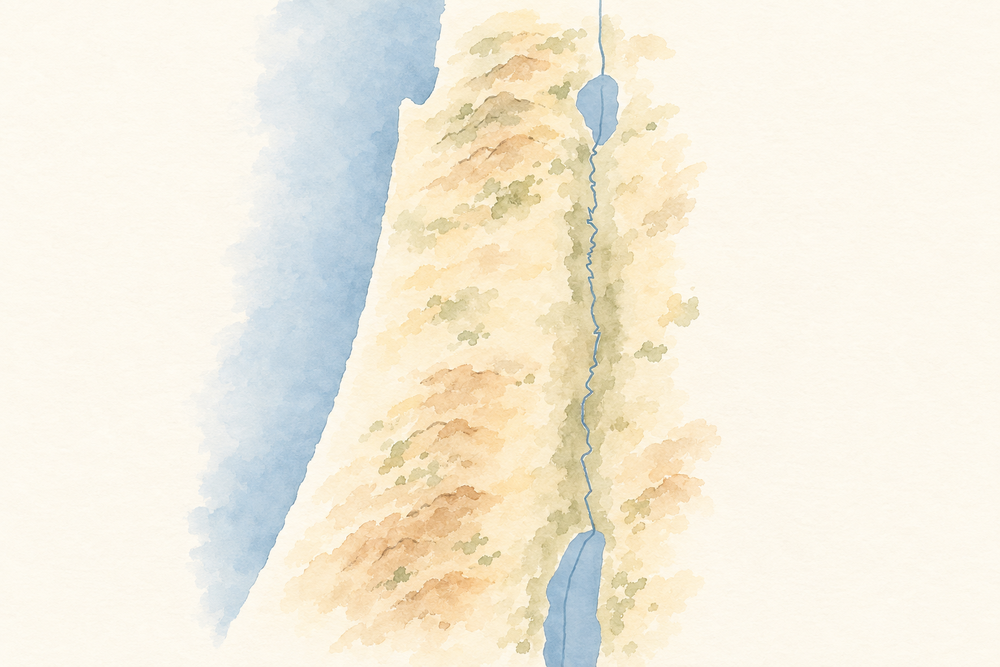
#> input picture ausgabe/struktur/20261028-081642-struktur/karte.png, 1000 x 667 px, shrunk from 1536 x 1024 before the run, found by its file name
$ python -i vignetten.py   (imports and definitions only)
#> lines starting #> are read from the running program, lines starting #| are printed output that depends on the picture; after the words box and inside, x2 and y2 are one past the last pixel; in counts of white or black regions, pixels touching at a corner belong together
#!/usr/bin/env python3
"""Bilder in Strukturbildern aus dem Bildlexikon (Rückmeldung Andi Neck 2026-11-21: auf die früheren Definitionen
zurückgreifen, aber gut gezeichnet; Gott wird gezeichnet).

Je Element einer Struktur (und bei «mitte») nennt «depicts» Einträge des Bildlexikons (data/illustrations/lexicon/), höchstens drei
(z. B. Fisch und Vogel); sie stehen nebeneinander:
- FIG-GOTT: der goldene Strahlenkranz mit dem Gottesnamen יהוה, gezeichnet (struktur_kachel.gott_zeichen), nie als Mensch;
- sonst das gemalte Einzelbild des Eintrags im Aquarellstil (data/illustrations/aquarell/figuren/<ID>.webp), sobald es die
  automatische Prüfung bestanden hat (bilder_aquarell_figuren.py, Action «auto-figuren»). So sieht ein Ding, ein Ort, eine Person
  oder ein Zeichen überall gleich aus: in den Szenen, im Bildlexikon und in den Strukturbildern.
Fehlt das Bild noch, bleibt das Element ohne Bild.

    python3 scripts/authoring/vignetten.py stand            # Einträge, deren Bild noch fehlt (für «auto-figuren»)
"""
import json
import pathlib
import sys

sys.path.insert(0, str(pathlib.Path(__file__).resolve().parent))
import personen as P  # noqa: E402

ROOT = pathlib.Path(__file__).resolve().parents[2]
DATEN = ROOT / "scripts/authoring/bilder_aquarell_daten"
STIL = ROOT / "data/illustrations/styles/ILLSTYLE-AQUARELL.json"
GOTT = "FIG-GOTT"
GEZEICHNET = {"FIG-ZEICHEN-SABBAT"}
_st = None


# [20 lines left out: functions renderings, auftraege, not called in this run]


_rahmen = {}


# [49 lines left out: functions rahmen, bild, gueltig, stand, not called in this run]


# [5 lines not run here, left out]


_frei = {}
FREI_FASSUNG = "1"   # erhöhen, wenn sich das Verfahren ändert (macht den Zwischenspeicher ungültig)


def freistellen(pfad):
    """Einzelbild des Bildlexikons ohne Papier (WebP mit Transparenz), für Strukturbilder in hell und dunkel (Rückmeldung Andi Neck
    2026-11-21: weisses Lamm auf weisser Karte unsichtbar, im Dunkeln gelb-schwarz). Hintergrund = das Papier, das vom Bildrand her
    zusammenhängt (Flutfüllung mit Toleranz); weiss Gemaltes innerhalb der Umrisse (Lamm, Kleid) bleibt deckend. Weiche Kante aus dem
    Farbabstand zum Papier; dazu etwas kräftigere Farben (Sättigung, Kontrast). Wird beim Bau der App erzeugt, nicht gespeichert."""
    if pfad in _frei:
        return _frei[pfad]
    # Zwischenspeicher auf der Platte (nicht im Repo; im Bau-Workflow über actions/cache): Freistellen dauert rund 2,5 s je Bild,
    # bei über 600 Bildern sprengte das die Bauzeit (Bau am 2026-11-21 nach 30 Minuten abgebrochen)
    import hashlib
    roh = (ROOT / pfad).read_bytes()
    ablage = ROOT / ".cache/freistellen" / (hashlib.sha1(roh + FREI_FASSUNG.encode()).hexdigest() + ".webp")
    if ablage.is_file():
        _frei[pfad] = ablage.read_bytes()
        return _frei[pfad]
    import io
    from PIL import Image, ImageChops, ImageEnhance, ImageFilter, ImageDraw
    im = Image.open(ROOT / pfad).convert("RGB")
#> im is the input picture: PIL image 1000x667 RGB; mean R, G, B 243.1, 237.4, 221.9
    w, h = im.size
#> w = 1000; h = 667
    rand = [im.getpixel((x, y)) for x in range(0, w, 8) for y in (0, h - 1)] + [im.getpixel((x, y)) for y in range(0, h, 8) for x in (0, w - 1)]
#> rand = 418 items, first 6: (251, 247, 237), (253, 250, 241), (252, 250, 241), (253, 248, 238), (254, 251, 240), (252, 248, 236)
    papier = tuple(sorted(c[i] for c in rand)[len(rand) // 2] for i in range(3))
#> papier = (253, 248, 237)
    diff = ImageChops.difference(im, Image.new("RGB", im.size, papier)).convert("L")   # Farbabstand zum Papier
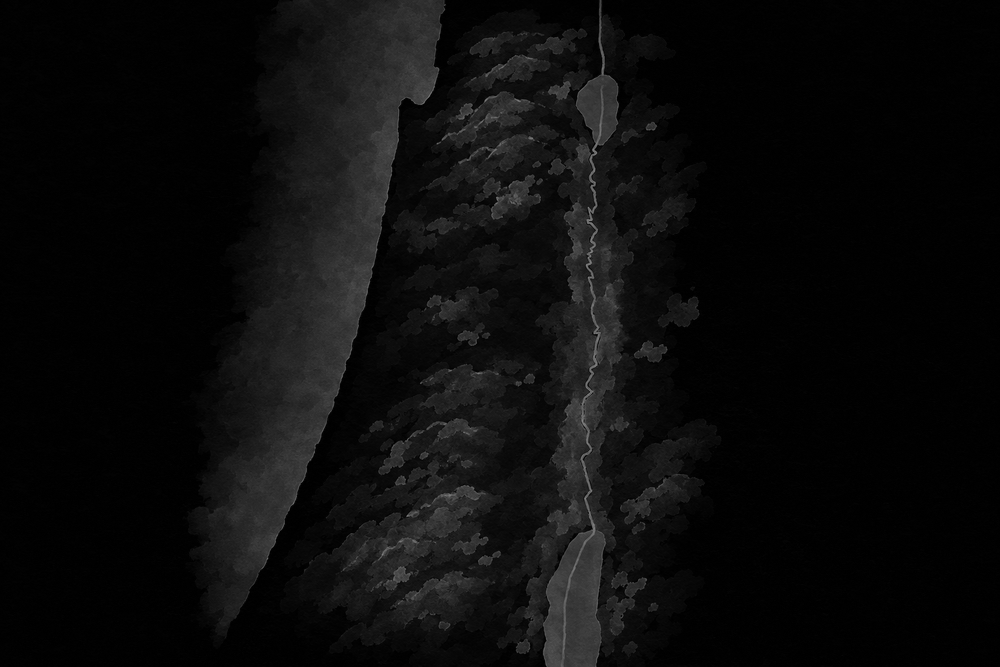
#> diff: PIL image 1000x667 L; min 0, max 135, mean 11.6
    # Flutfüllung über «nahe am Papier» vom Rand aus: nur zusammenhängendes Papier wird Hintergrund
    # Umrisse sind oft gestrichelt: Motiv-Maske erst verdicken (Lücken schliessen), dann fluten, dann Hintergrund wieder zurücknehmen
    motiv = diff.point(lambda v: 255 if v >= 22 else 0).filter(ImageFilter.MaxFilter(15))
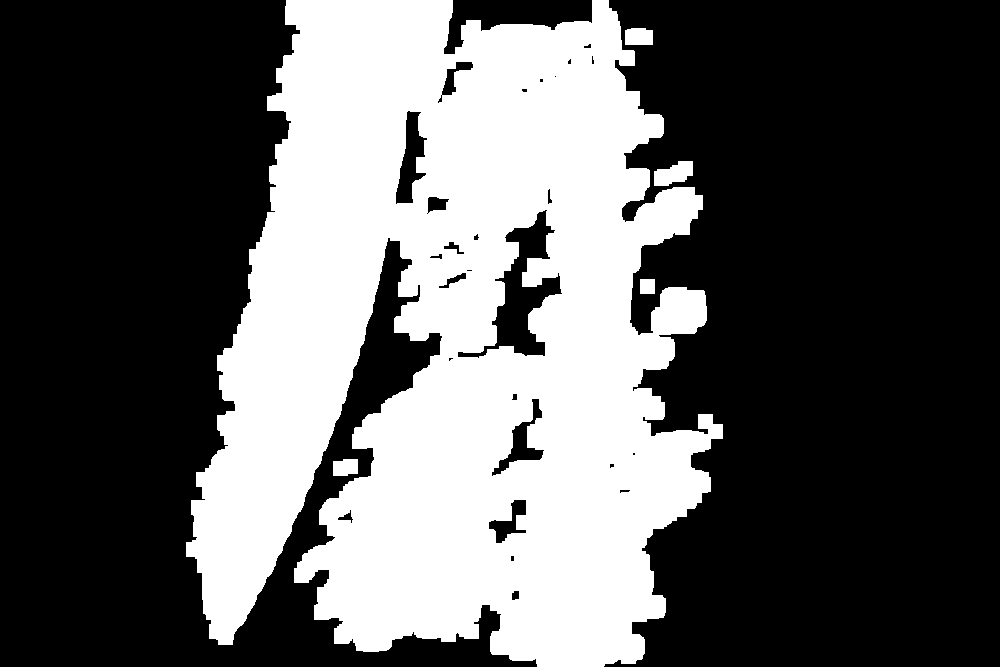
#> motiv: PIL image 1000x667 L; 36.5% white; 5 white regions, box (x1, y1, x2, y2) and area: (186, 0, 723, 667) 241915, (654, 161, 693, 186) 675, (625, 28, 653, 45) 454, (333, 459, 358, 476) 385, (640, 279, 655, 294) 225
    nah = motiv.point(lambda v: 0 if v else 255)
    flut = nah.copy()
    for x, y in ((0, 0), (w - 1, 0), (0, h - 1), (w - 1, h - 1), (w // 2, 0), (w // 2, h - 1), (0, h // 2), (w - 1, h // 2)):
        if flut.getpixel((x, y)) == 255:
            ImageDraw.floodfill(flut, (x, y), 128)
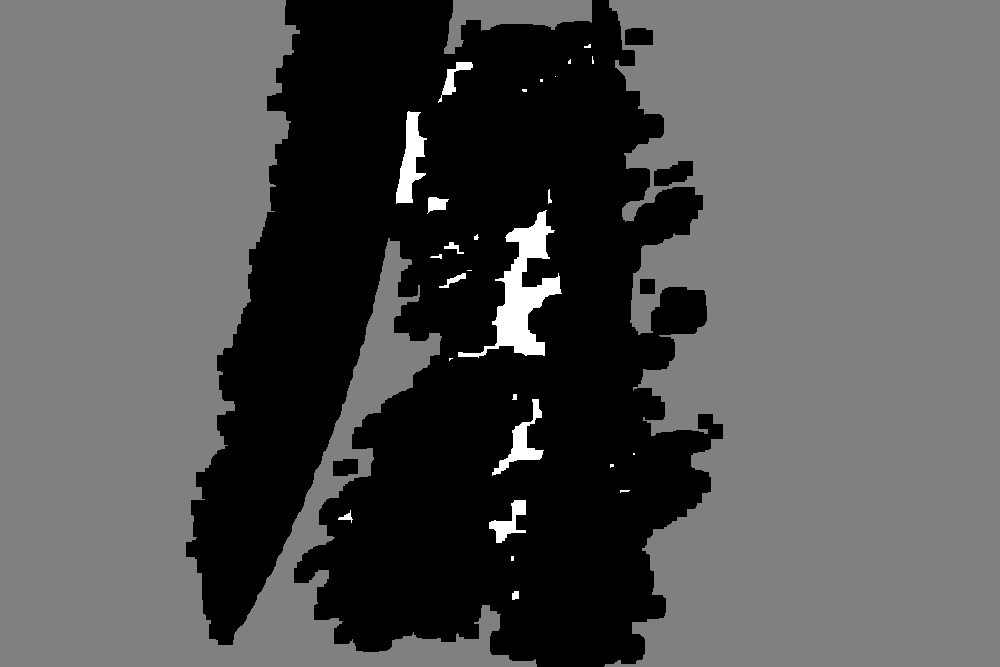
#> flut: PIL image 1000x667 L; min 0, max 255, mean 83
    hinter = flut.point(lambda v: 255 if v == 128 else 0).filter(ImageFilter.MaxFilter(15))
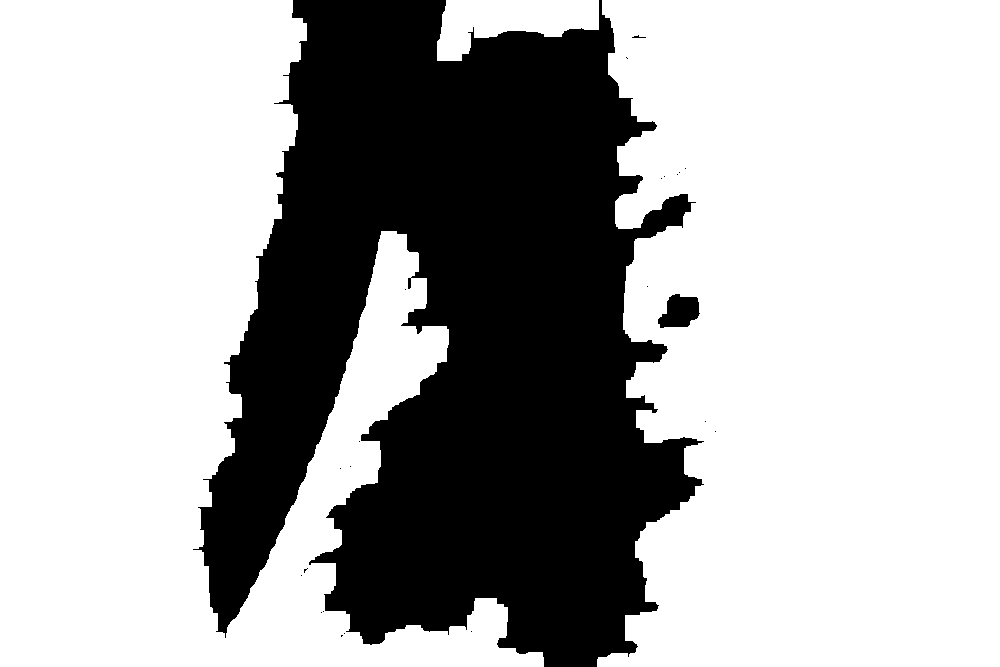
#> hinter: PIL image 1000x667 L; 67.7% white; 23 black regions (20 under 20 px), largest, box (x1, y1, x2, y2) and area: (193, 0, 704, 667) 214597, (658, 294, 700, 328) 997, (632, 35, 646, 38) 20
    weich = diff.point(lambda v: max(0, min(255, (v - 6) * 255 // 22)))            # Lavierung am Rand bleibt halb sichtbar
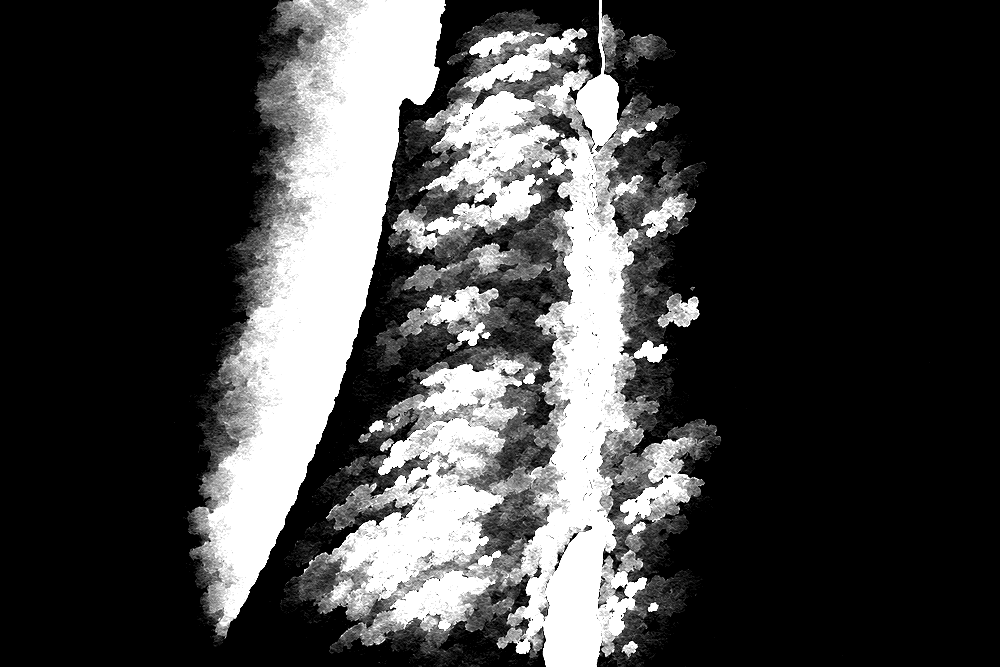
#> weich: PIL image 1000x667 L; min 0, max 255, mean 65.9
    alpha = ImageChops.composite(weich, Image.new("L", im.size, 255), hinter).filter(ImageFilter.GaussianBlur(0.6))
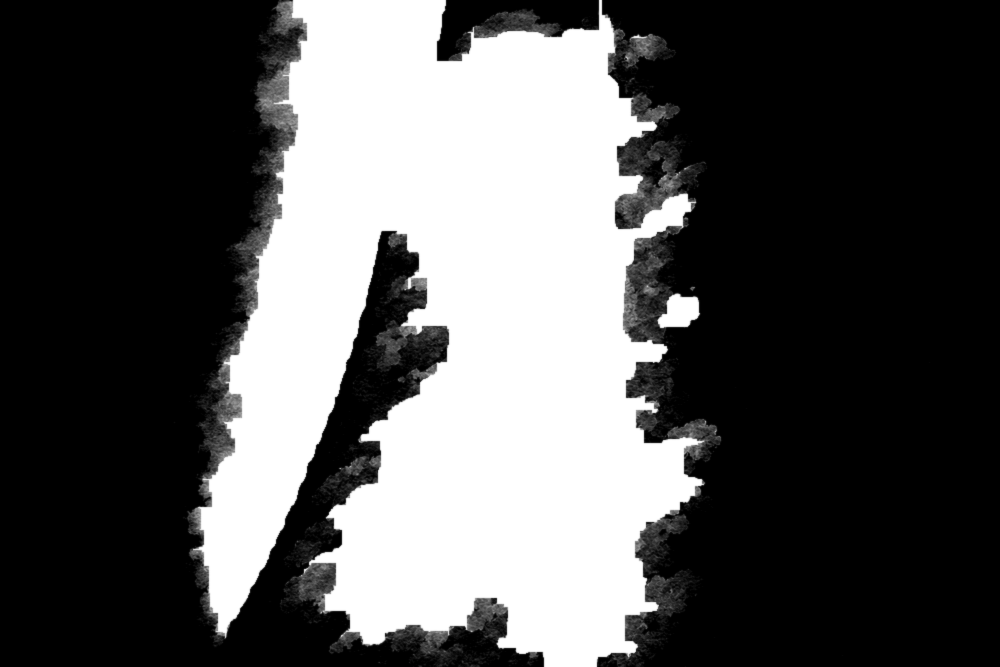
#> alpha: PIL image 1000x667 L; min 0, max 255, mean 86.8
    farbig = ImageEnhance.Contrast(ImageEnhance.Color(im).enhance(1.35)).enhance(1.12)
    farbig.putalpha(alpha)
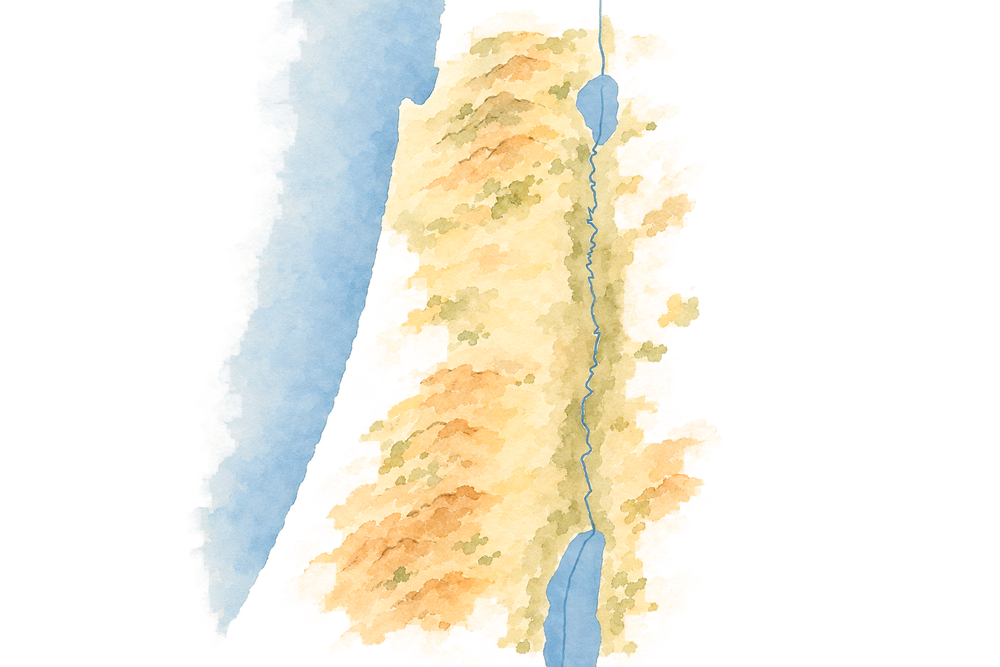
#> farbig: PIL image 1000x667 RGBA; mean R, G, B, A 244, 236.8, 213, 86.8; transparent parts drawn white
    b = io.BytesIO()
    farbig.save(b, "WEBP", quality=82, method=6)   # WebP mit Transparenz (PNG wäre rund achtmal grösser)
    _frei[pfad] = b.getvalue()
    ablage.parent.mkdir(parents=True, exist_ok=True)
    ablage.write_bytes(_frei[pfad])
    return _frei[pfad]

>>> result = freistellen('../../ausgabe/struktur/20261028-081642-struktur/karte.png')

$ run again, on ausgabe/struktur/20261028-082252-struktur/textur-wasser.png
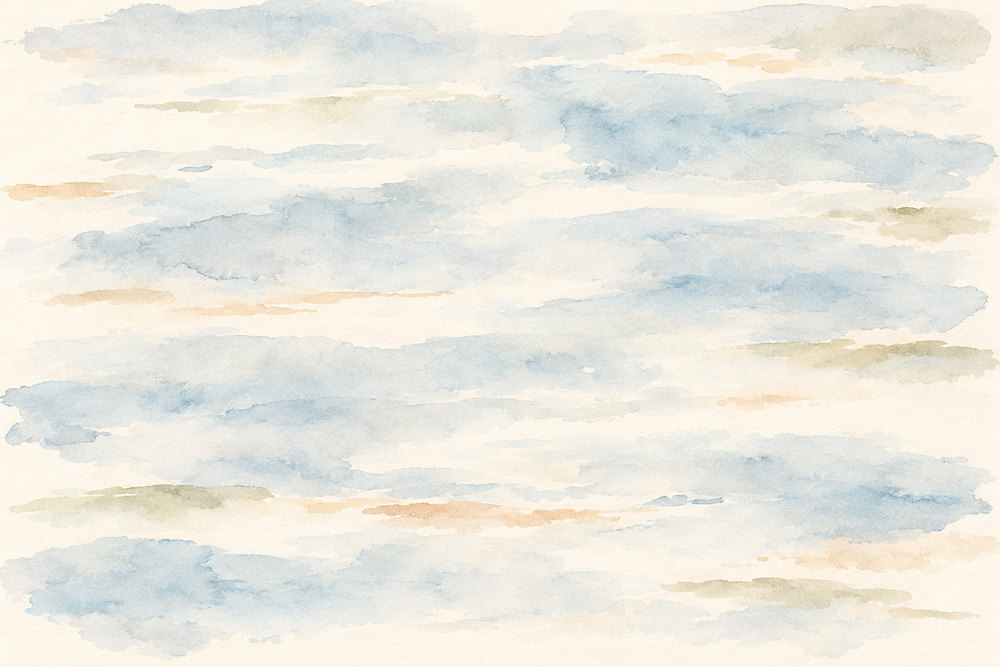
#> input picture ausgabe/struktur/20261028-082252-struktur/textur-wasser.png, 1000 x 667 px, shrunk from 1536 x 1024 before the run, found by its file name
#> in freistellen, im is the input picture: PIL image 1000x667 RGB; mean R, G, B 235.6, 233.7, 224.9
#> rand = 418 items, first 6: (251, 244, 231), (252, 246, 234), (254, 248, 234), (253, 245, 233), (254, 249, 236), (253, 248, 237)
#> papier = (253, 246, 234)
#> in freistellen, `motiv = diff.point(lambda v: 255 if v >= 22 else 0).filter(ImageFilter..`:
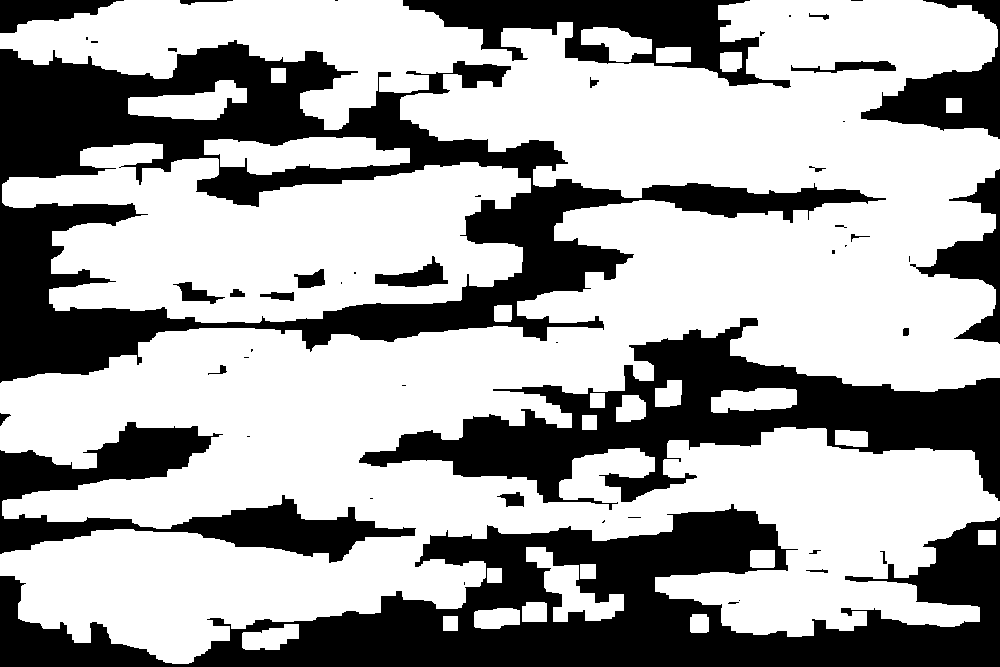
#> motiv: PIL image 1000x667 L; 64.5% white; 52 black regions (24 under 20 px), largest, box (x1, y1, x2, y2) and area: (0, 40, 886, 383) 80468, (0, 504, 1000, 667) 68092, (359, 318, 1000, 510) 40411
#> hinter: PIL image 1000x667 L; 40% white; 5 white regions, box (x1, y1, x2, y2) and area: (0, 0, 893, 390) 151044, (0, 497, 1000, 667) 93441, (854, 0, 1000, 146) 10719, (909, 162, 1000, 351) 8272, (0, 0, 131, 40) 3361
#> in freistellen, `farbig.putalpha(alpha)`:
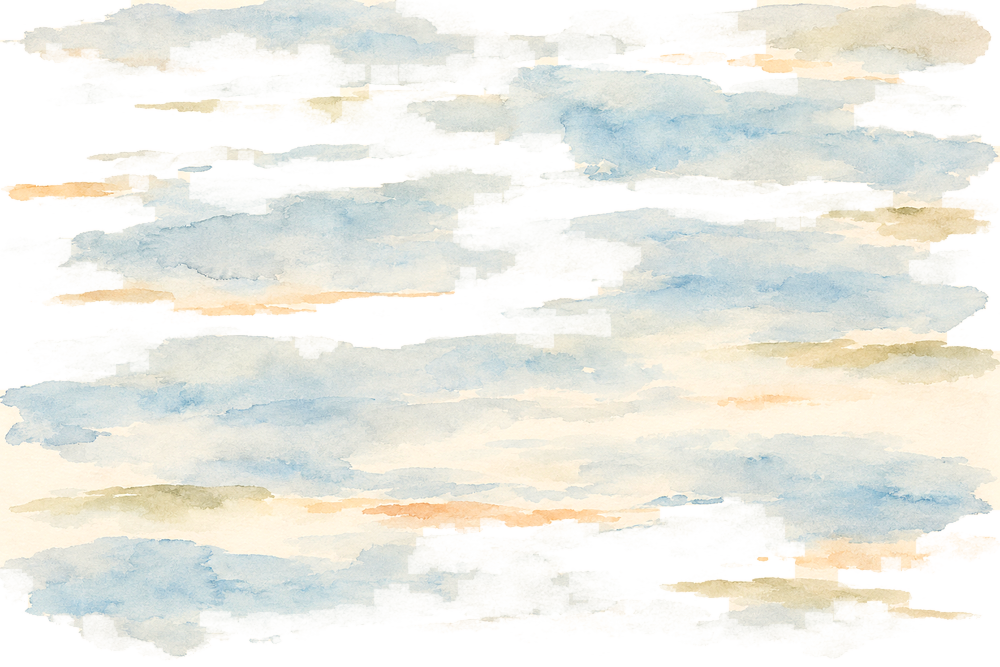
#> farbig: PIL image 1000x667 RGBA; mean R, G, B, A 235.5, 233, 219.6, 162.3; transparent parts drawn white
